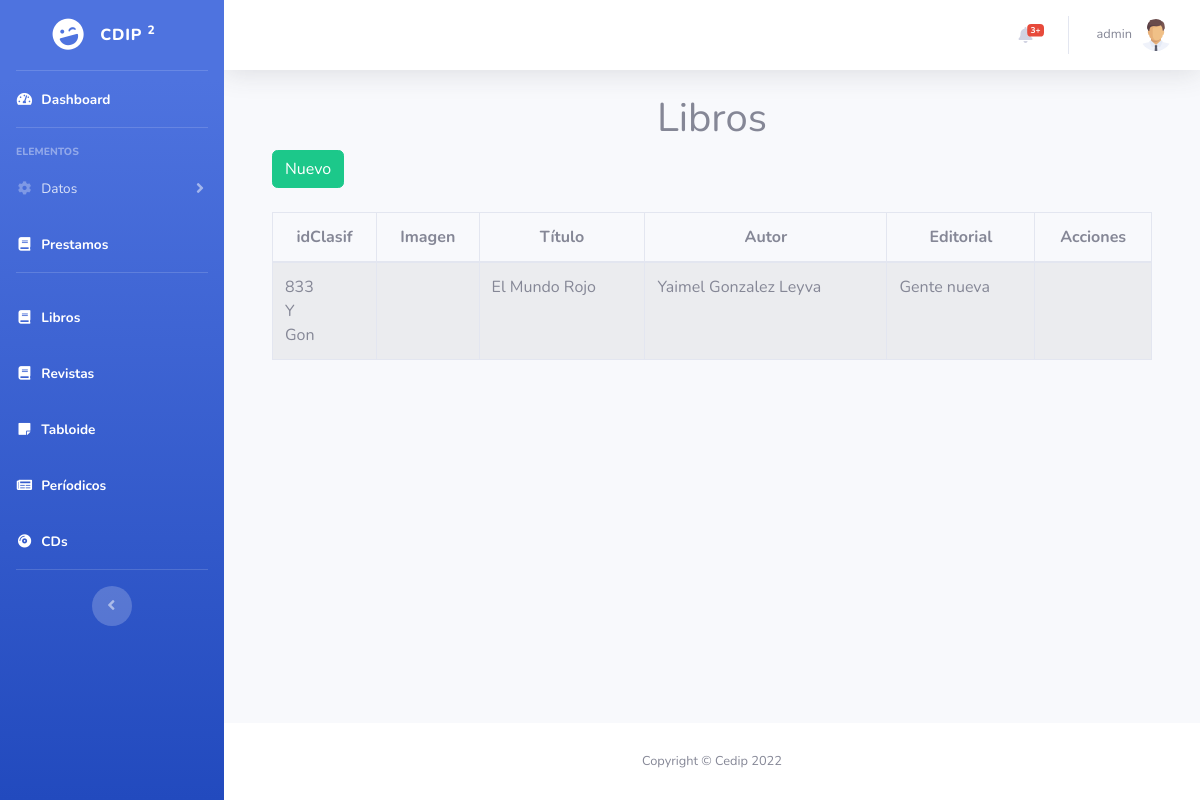
/dashboard/libros.php (signed in), run on the app's committed database.
### tables this page shows
CREATE TABLE `libros` (
  `id` int(11) NOT NULL,
  `referencia` varchar(20) NOT NULL,
  `titulo` varchar(100) NOT NULL,
  `id_autor` int(11) NOT NULL,
  `imagen` varchar(10000) DEFAULT NULL,
  `anio_pub` int(11) NOT NULL,
  `id_editorial` int(11) NOT NULL,
  `lugar_pub` varchar(255) DEFAULT NULL,
  `cantidad_ejemplares` int(11) NOT NULL DEFAULT '1',
  `id_clasificacion` int(11) NOT NULL,
  `doi` varchar(50) DEFAULT NULL,
  `isbn` varchar(50) DEFAULT NULL
);

CREATE TABLE `editoriales` (
  `id` int(11) NOT NULL,
  `nombre` varchar(50) NOT NULL,
  `descripcion` varchar(255) NOT NULL
);

### dashboard/libros.php (the view, shortened to what this page needs)
<?php require_once "vistas/parte_superior.php"?>
<div class="container">
   <h1 align="center">Libros</h1>
 <?php
$objeto = new Conexion();
$conexion = $objeto->Conectar();
$consulta = "SELECT libros.*, concat_ws(' ', autor.nombres, autor.apellido1, autor.apellido2) as autor, editoriales.nombre as editorial, clasificaciones.clasificacion FROM libros left join autor on libros.id_autor = autor.id left join editoriales on libros.id_editorial = editoriales.id left join clasificaciones on libros.id_clasificacion = clasificaciones.id";
$resultado = $conexion->prepare($consulta);
$resultado->execute();
$data=$resultado->fetchAll(PDO::FETCH_ASSOC);
?>
<div class="container">
        <div class="row">
            <div class="col-lg-12">
            <button id="btnNuevoLibro" type="button" class="btn btn-success" data-toggle="modal">Nuevo</button>
            </div>
        </div>
    </div>
    <br>
<div class="container">
        <div class="row">
                <div class="col-lg-12">
                    <div class="table-responsive">
                        <table id="tablaLibro" class="table table-striped table-bordered table-condensed" style="width:100%">
                        <thead class="text-center">
                            <tr>
                                <th>idClasif</th>
                                <th>Imagen</th>
                                <th>Título</th>
                                <th>Autor</th>
                                <th>Editorial</th>
                                <th>Acciones</th>
                            </tr>
                        </thead>
                        <tbody>
                            <?php
                            foreach($data as $dat) {
                            ?>
                            <tr>
                                <td><?php echo $dat['referencia'] ?></td>
                                <td><?php echo $dat['imagen'] ?></td>
                                <td><?php echo $dat['titulo'] ?></td>
                                <td><?php echo $dat['autor'] ?></td>
                                <td><?php echo $dat['editorial'] ?></td>
                                <td></td>
                            </tr>
                            <?php
                                }
                            ?>
                        </tbody>
                       </table>
                    </div>
                </div>
        </div>
    </div>
</div>
<?php require_once "vistas/parte_inferior.php"?>

### data on the page
libros: referencia "833 Y Gon", titulo "El Mundo Rojo", autor "Yaimel Gonzalez Leyva", id_editorial.nombre "Gente nueva"

### other printed values
$_SESSION["s_usuario"] "admin"
